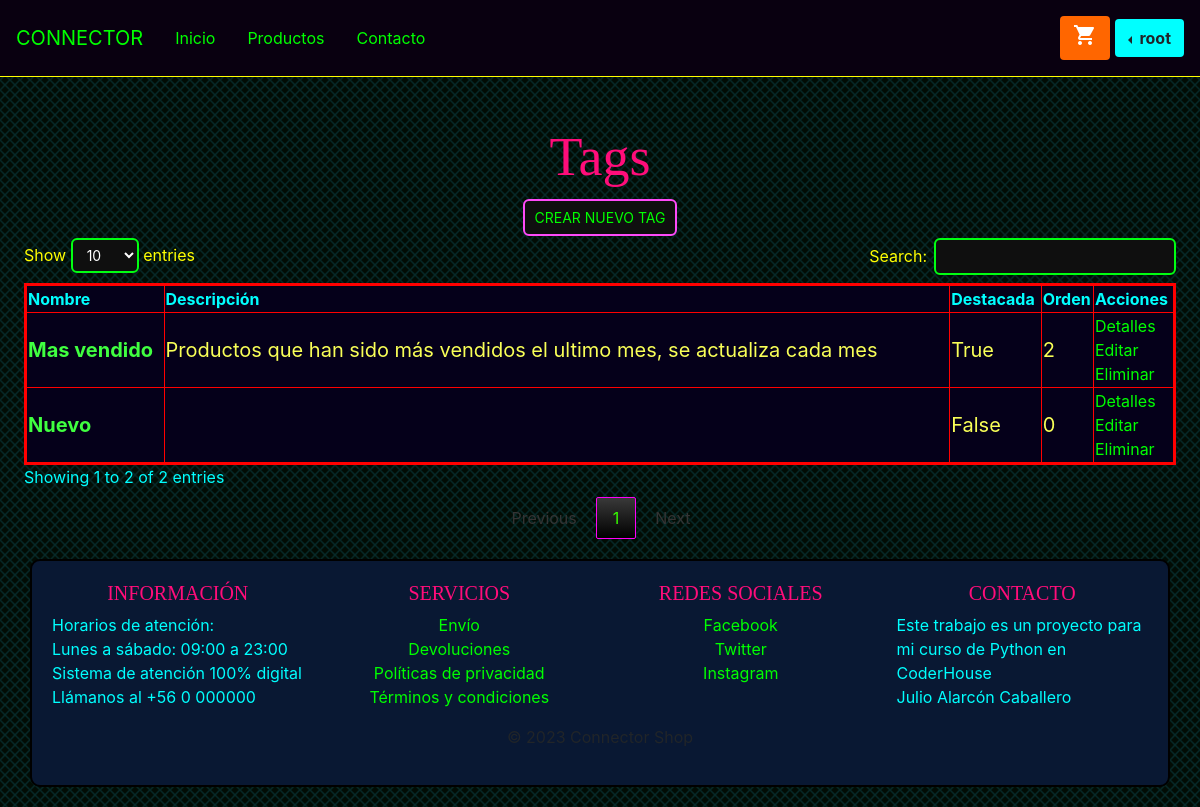
/tag/list/ (signed in), run on an earlier commit of the app's database.
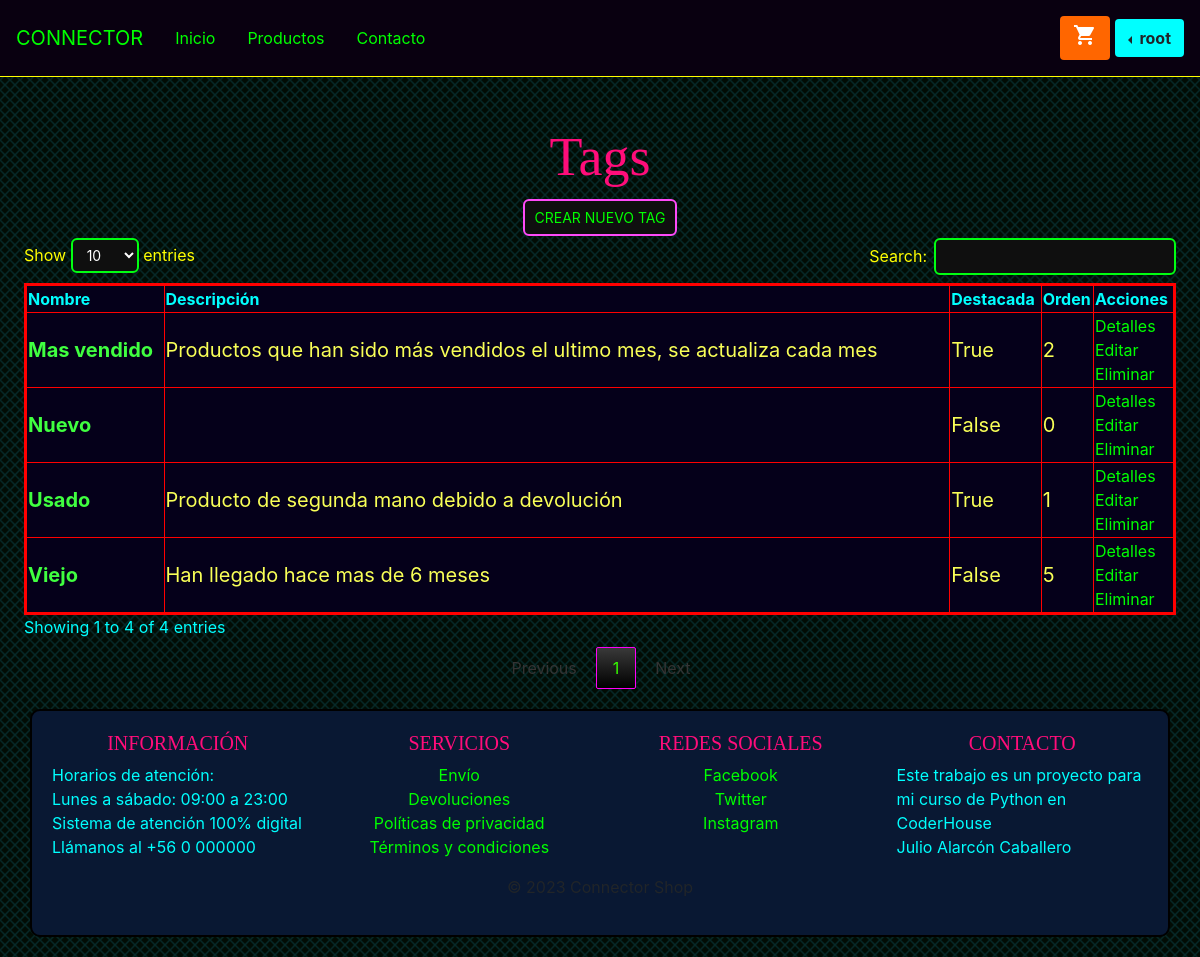
And on a later commit of the database.
### connectorshop/models.py (models this page shows, shortened)
class Tag(models.Model):
    name = models.CharField(max_length=50)
    description = models.TextField(blank=True)
    highlighted = models.BooleanField(default=False)
    order = models.IntegerField(default=0)
    created_at = models.DateTimeField(auto_now_add=True)
    updated_at = models.DateTimeField(auto_now=True)

### connectorshop/views.py (the view)
# urls.py: path('tag/list/', views.tag_list, name='tag_list'),
@superuser_required
def tag_list(request):
    template_name = 'tags/tag_list.html'
    tags = Tag.objects.all().order_by('-created_at')
    context = {
        'tags': tags,
        'title': 'Tags'
    }
    return render(request, template_name, context)

### connectorshop/views.py (called while the page is built)
def superuser_required(view_func):
    decorated_view_func = user_passes_test(lambda u: u.is_superuser, login_url='/')(view_func)
    return decorated_view_func

### connectorshop/templates/tags/tag_list.html (shortened to what this page needs)
{% extends 'base.html' %} {% block content %}
<h1>Tags</h1>
<div class="button-center">
	<a class="cyberpunk-button" href="{% url 'tag_new' %}">Crear nuevo Tag</a>
</div>
<div class="container-fluid centered">
	<div class="row px-4">
		<table id="my-table" border="1" style="border: 3px solid red">
			<thead>
				<tr>
					<th class="text-aqua">Nombre</th>
					<th class="text-aqua">Descripción</th>
					<th class="text-aqua">Destacada</th>
					<th class="text-aqua">Orden</th>
					<th class="text-aqua">Acciones</th>
				</tr>
			</thead>
			<tbody id="table-body">
				{% for tag in tags %}
				<tr>
					<td class="text-green text-20 bold">{{ tag.name }}</td>
					<td class="text-20" style="max-width: 800px;">{{ tag.description }}</td>
					<td class="text-20">{{ tag.highlighted }}</td>
					<td class="text-20">{{ tag.order }}</td>
					<td>
						<a href="{% url 'tag_detail' tag.id %}">Detalles</a></br>
						<a href="{% url 'tag_edit' tag.id %}">Editar</a></br>
						<a href="{% url 'tag_delete' tag.id %}" onclick="return confirm('¿Estás seguro que quieres eliminar este tag?');">Eliminar</a>
					</td>
				</tr>
				{% endfor %}
			</tbody>
		</table>
	</div>
</div>
<link rel="stylesheet" type="text/css" href="/media/styles/style_table_list.css" />
{% endblock %}

What changed in the data, as far as the page shows it:
added Tag: name "Viejo", description "Han llegado hace mas de 6 meses", highlighted "False", order "5"
added Tag: name "Usado", description "Producto de segunda mano debido a devolución", highlighted "True", order "1"
Also different on the page:
text written by a page script: "Show entries Search: Showing 1 to 2 of 2 entries Previous 1 Next" → "Show entries Search: Showing 1 to 4 of 4 entries Previous 1 Next"
